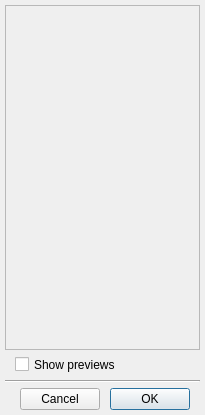
<?xml version="1.0" encoding="UTF-8"?>
<ui version="4.0">
 <class>CompositionDialog</class>
 <widget class="QDialog" name="CompositionDialog">
  <property name="geometry">
   <rect>
    <x>0</x>
    <y>0</y>
    <width>205</width>
    <height>415</height>
   </rect>
  </property>
  <property name="minimumSize">
   <size>
    <width>205</width>
    <height>415</height>
   </size>
  </property>
  <property name="windowTitle">
   <string>Compositon Manager</string>
  </property>
  <widget class="QWidget" name="dialogWidget" native="true">
   <property name="geometry">
    <rect>
     <x>0</x>
     <y>0</y>
     <width>205</width>
     <height>415</height>
    </rect>
   </property>
   <layout class="QVBoxLayout" name="dialogLayout">
    <property name="spacing">
     <number>5</number>
    </property>
    <property name="margin">
     <number>5</number>
    </property>
    <item>
     <widget class="QScrollArea" name="scrollArea">
      <property name="verticalScrollBarPolicy">
       <enum>Qt::ScrollBarAsNeeded</enum>
      </property>
      <property name="horizontalScrollBarPolicy">
       <enum>Qt::ScrollBarAsNeeded</enum>
      </property>
      <property name="widgetResizable">
       <bool>true</bool>
      </property>
      <widget class="QWidget" name="scrollAreaWidget">
       <property name="geometry">
        <rect>
         <x>0</x>
         <y>0</y>
         <width>193</width>
         <height>340</height>
        </rect>
       </property>
      </widget>
     </widget>
    </item>
    <item>
     <layout class="QHBoxLayout" name="previewCheckLayout">
      <property name="spacing">
       <number>10</number>
      </property>
      <property name="leftMargin">
       <number>10</number>
      </property>
      <property name="topMargin">
       <number>0</number>
      </property>
      <property name="rightMargin">
       <number>10</number>
      </property>
      <property name="bottomMargin">
       <number>0</number>
      </property>
      <item>
       <widget class="QCheckBox" name="previewsCheck">
        <property name="minimumSize">
         <size>
          <width>0</width>
          <height>15</height>
         </size>
        </property>
        <property name="maximumSize">
         <size>
          <width>16777215</width>
          <height>15</height>
         </size>
        </property>
        <property name="text">
         <string>Show previews</string>
        </property>
       </widget>
      </item>
      <item>
       <spacer name="horizontalSpacer1">
        <property name="orientation">
         <enum>Qt::Horizontal</enum>
        </property>
        <property name="sizeHint" stdset="0">
         <size>
          <width>40</width>
          <height>20</height>
         </size>
        </property>
       </spacer>
      </item>
     </layout>
    </item>
    <item>
     <widget class="Line" name="line">
      <property name="orientation">
       <enum>Qt::Horizontal</enum>
      </property>
     </widget>
    </item>
    <item>
     <widget class="QWidget" name="horizontalWidget" native="true">
      <layout class="QHBoxLayout" name="horizontalLayout">
       <property name="spacing">
        <number>10</number>
       </property>
       <property name="leftMargin">
        <number>10</number>
       </property>
       <property name="topMargin">
        <number>0</number>
       </property>
       <property name="rightMargin">
        <number>10</number>
       </property>
       <property name="bottomMargin">
        <number>0</number>
       </property>
       <item>
        <spacer name="horizontalSpacer">
         <property name="orientation">
          <enum>Qt::Horizontal</enum>
         </property>
         <property name="sizeHint" stdset="0">
          <size>
           <width>40</width>
           <height>20</height>
          </size>
         </property>
        </spacer>
       </item>
       <item>
        <widget class="QPushButton" name="cancelButton">
         <property name="enabled">
          <bool>true</bool>
         </property>
         <property name="text">
          <string>Cancel</string>
         </property>
        </widget>
       </item>
       <item>
        <widget class="QPushButton" name="okButton">
         <property name="enabled">
          <bool>true</bool>
         </property>
         <property name="text">
          <string>OK</string>
         </property>
         <property name="autoDefault">
          <bool>true</bool>
         </property>
         <property name="default">
          <bool>true</bool>
         </property>
        </widget>
       </item>
      </layout>
     </widget>
    </item>
   </layout>
  </widget>
 </widget>
 <resources/>
 <connections>
  <connection>
   <sender>okButton</sender>
   <signal>clicked()</signal>
   <receiver>CompositionDialog</receiver>
   <slot>accept()</slot>
   <hints>
    <hint type="sourcelabel">
     <x>148</x>
     <y>343</y>
    </hint>
    <hint type="destinationlabel">
     <x>99</x>
     <y>182</y>
    </hint>
   </hints>
  </connection>
  <connection>
   <sender>cancelButton</sender>
   <signal>clicked()</signal>
   <receiver>CompositionDialog</receiver>
   <slot>reject()</slot>
   <hints>
    <hint type="sourcelabel">
     <x>51</x>
     <y>343</y>
    </hint>
    <hint type="destinationlabel">
     <x>99</x>
     <y>182</y>
    </hint>
   </hints>
  </connection>
 </connections>
</ui>
